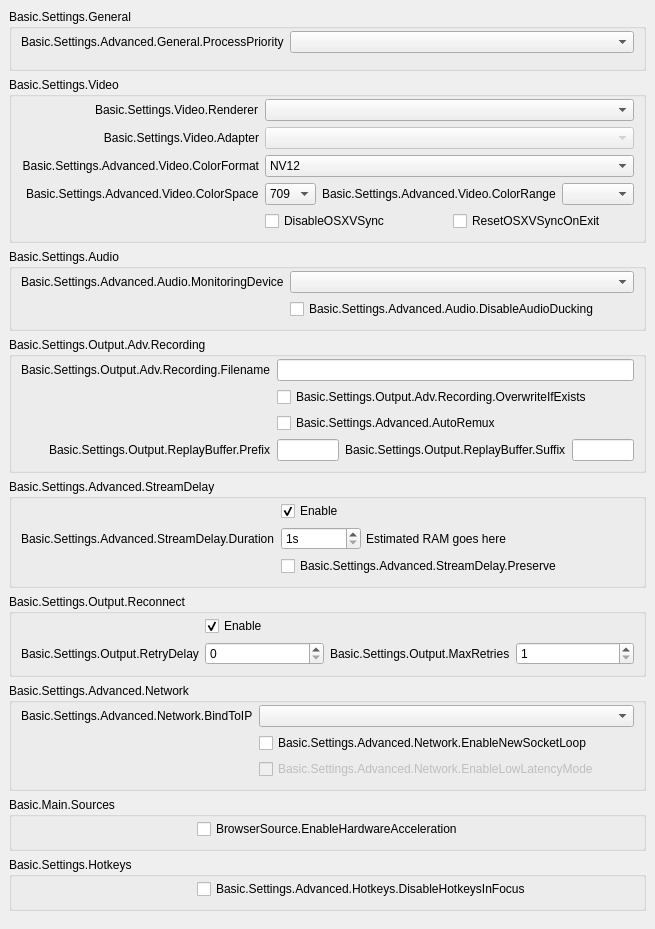
           <widget class="QWidget" name="scrollAreaWidgetContents">
            <property name="geometry">
             <rect>
              <x>0</x>
              <y>0</y>
              <width>594</width>
              <height>807</height>
             </rect>
            </property>
            <layout class="QVBoxLayout" name="verticalLayout_23">
             <property name="leftMargin">
              <number>0</number>
             </property>
             <property name="topMargin">
              <number>0</number>
             </property>
             <property name="rightMargin">
              <number>0</number>
             </property>
             <property name="bottomMargin">
              <number>9</number>
             </property>
             <item>
              <widget class="QWidget" name="widget_11" native="true">
               <layout class="QVBoxLayout" name="verticalLayout_24">
                <item>
                 <widget class="QGroupBox" name="advancedGeneralGroupBox">
                  <property name="title">
                   <string>Basic.Settings.General</string>
                  </property>
                  <layout class="QFormLayout" name="formLayout_22">
                   <property name="fieldGrowthPolicy">
                    <enum>QFormLayout::AllNonFixedFieldsGrow</enum>
                   </property>
                   <property name="labelAlignment">
                    <set>Qt::AlignRight|Qt::AlignTrailing|Qt::AlignVCenter</set>
                   </property>
                   <property name="topMargin">
                    <number>2</number>
                   </property>
                   <item row="0" column="0">
                    <widget class="QLabel" name="processPriorityLabel">
                     <property name="text">
                      <string>Basic.Settings.Advanced.General.ProcessPriority</string>
                     </property>
                     <property name="buddy">
                      <cstring>processPriority</cstring>
                     </property>
                    </widget>
                   </item>
                   <item row="0" column="1">
                    <widget class="QComboBox" name="processPriority"/>
                   </item>
                   <item row="1" column="0">
                    <spacer name="horizontalSpacer_13">
                     <property name="orientation">
                      <enum>Qt::Horizontal</enum>
                     </property>
                     <property name="sizeHint" stdset="0">
                      <size>
                       <width>170</width>
                       <height>0</height>
                      </size>
                     </property>
                    </spacer>
                   </item>
                  </layout>
                 </widget>
                </item>
                <item>
                 <widget class="QGroupBox" name="advancedVideoContainer">
                  <property name="title">
                   <string>Basic.Settings.Video</string>
                  </property>
                  <layout class="QFormLayout" name="formLayout_14">
                   <property name="fieldGrowthPolicy">
                    <enum>QFormLayout::AllNonFixedFieldsGrow</enum>
                   </property>
                   <property name="labelAlignment">
                    <set>Qt::AlignRight|Qt::AlignTrailing|Qt::AlignVCenter</set>
                   </property>
                   <property name="topMargin">
                    <number>2</number>
                   </property>
                   <item row="0" column="0">
                    <widget class="QLabel" name="rendererLabel">
                     <property name="text">
                      <string>Basic.Settings.Video.Renderer</string>
                     </property>
                     <property name="buddy">
                      <cstring>renderer</cstring>
                     </property>
                    </widget>
                   </item>
                   <item row="0" column="1">
                    <widget class="QComboBox" name="renderer">
                     <property name="currentText">
                      <string notr="true"/>
                     </property>
                    </widget>
                   </item>
                   <item row="1" column="0">
                    <widget class="QLabel" name="adapterLabel">
                     <property name="text">
                      <string>Basic.Settings.Video.Adapter</string>
                     </property>
                     <property name="alignment">
                      <set>Qt::AlignRight|Qt::AlignTrailing|Qt::AlignVCenter</set>
                     </property>
                     <property name="buddy">
                      <cstring>adapter</cstring>
                     </property>
                    </widget>
                   </item>
                   <item row="1" column="1">
                    <widget class="QComboBox" name="adapter">
                     <property name="enabled">
                      <bool>false</bool>
                     </property>
                     <property name="currentText">
                      <string notr="true"/>
                     </property>
                    </widget>
                   </item>
                   <item row="2" column="0">
                    <widget class="QLabel" name="label_30">
                     <property name="minimumSize">
                      <size>
                       <width>0</width>
                       <height>0</height>
                      </size>
                     </property>
                     <property name="text">
                      <string>Basic.Settings.Advanced.Video.ColorFormat</string>
                     </property>
                     <property name="alignment">
                      <set>Qt::AlignRight|Qt::AlignTrailing|Qt::AlignVCenter</set>
                     </property>
                     <property name="buddy">
                      <cstring>colorFormat</cstring>
                     </property>
                    </widget>
                   </item>
                   <item row="2" column="1">
                    <widget class="QComboBox" name="colorFormat">
                     <item>
                      <property name="text">
                       <string notr="true">NV12</string>
                      </property>
                     </item>
                     <item>
                      <property name="text">
                       <string notr="true">I420</string>
                      </property>
                     </item>
                     <item>
                      <property name="text">
                       <string>I444</string>
                      </property>
                     </item>
                     <item>
                      <property name="text">
                       <string notr="true">RGB</string>
                      </property>
                     </item>
                    </widget>
                   </item>
                   <item row="4" column="1">
                    <layout class="QHBoxLayout" name="horizontalLayout_18">
                     <property name="leftMargin">
                      <number>0</number>
                     </property>
                     <property name="topMargin">
                      <number>0</number>
                     </property>
                     <property name="rightMargin">
                      <number>0</number>
                     </property>
                     <property name="bottomMargin">
                      <number>0</number>
                     </property>
                     <item>
                      <widget class="QCheckBox" name="disableOSXVSync">
                       <property name="text">
                        <string>DisableOSXVSync</string>
                       </property>
                      </widget>
                     </item>
                     <item>
                      <widget class="QCheckBox" name="resetOSXVSync">
                       <property name="text">
                        <string>ResetOSXVSyncOnExit</string>
                       </property>
                      </widget>
                     </item>
                    </layout>
                   </item>
                   <item row="3" column="1">
                    <layout class="QHBoxLayout" name="horizontalLayout_20">
                     <property name="leftMargin">
                      <number>0</number>
                     </property>
                     <property name="topMargin">
                      <number>0</number>
                     </property>
                     <property name="rightMargin">
                      <number>0</number>
                     </property>
                     <property name="bottomMargin">
                      <number>0</number>
                     </property>
                     <item>
                      <widget class="QComboBox" name="colorSpace">
                       <item>
                        <property name="text">
                         <string notr="true">709</string>
                        </property>
                       </item>
                       <item>
                        <property name="text">
                         <string notr="true">601</string>
                        </property>
                       </item>
                      </widget>
                     </item>
                     <item>
                      <widget class="QLabel" name="label_34">
                       <property name="sizePolicy">
                        <sizepolicy hsizetype="Maximum" vsizetype="Preferred">
                         <horstretch>0</horstretch>
                         <verstretch>0</verstretch>
                        </sizepolicy>
                       </property>
                       <property name="text">
                        <string>Basic.Settings.Advanced.Video.ColorRange</string>
                       </property>
                       <property name="buddy">
                        <cstring>colorRange</cstring>
                       </property>
                      </widget>
                     </item>
                     <item>
                      <widget class="QComboBox" name="colorRange"/>
                     </item>
                    </layout>
                   </item>
                   <item row="3" column="0">
                    <widget class="QLabel" name="label_33">
                     <property name="text">
                      <string>Basic.Settings.Advanced.Video.ColorSpace</string>
                     </property>
                     <property name="buddy">
                      <cstring>colorSpace</cstring>
                     </property>
                    </widget>
                   </item>
                   <item row="4" column="0">
                    <spacer name="horizontalSpacer_12">
                     <property name="orientation">
                      <enum>Qt::Horizontal</enum>
                     </property>
                     <property name="sizeHint" stdset="0">
                      <size>
                       <width>170</width>
                       <height>20</height>
                      </size>
                     </property>
                    </spacer>
                   </item>
                  </layout>
                 </widget>
                </item>
                <item>
                 <widget class="QGroupBox" name="advAudioGroupBox">
                  <property name="title">
                   <string>Basic.Settings.Audio</string>
                  </property>
                  <layout class="QFormLayout" name="formLayout_27">
                   <property name="fieldGrowthPolicy">
                    <enum>QFormLayout::AllNonFixedFieldsGrow</enum>
                   </property>
                   <property name="labelAlignment">
                    <set>Qt::AlignRight|Qt::AlignTrailing|Qt::AlignVCenter</set>
                   </property>
                   <property name="topMargin">
                    <number>2</number>
                   </property>
                   <item row="0" column="0">
                    <widget class="QLabel" name="monitoringDeviceLabel">
                     <property name="text">
                      <string>Basic.Settings.Advanced.Audio.MonitoringDevice</string>
                     </property>
                     <property name="buddy">
                      <cstring>monitoringDevice</cstring>
                     </property>
                    </widget>
                   </item>
                   <item row="0" column="1">
                    <widget class="QComboBox" name="monitoringDevice"/>
                   </item>
                   <item row="1" column="1">
                    <widget class="QCheckBox" name="disableAudioDucking">
                     <property name="text">
                      <string>Basic.Settings.Advanced.Audio.DisableAudioDucking</string>
                     </property>
                    </widget>
                   </item>
                   <item row="1" column="0">
                    <spacer name="horizontalSpacer_11">
                     <property name="orientation">
                      <enum>Qt::Horizontal</enum>
                     </property>
                     <property name="sizeHint" stdset="0">
                      <size>
                       <width>170</width>
                       <height>20</height>
                      </size>
                     </property>
                    </spacer>
                   </item>
                  </layout>
                 </widget>
                </item>
                <item>
                 <widget class="QGroupBox" name="groupBox_6">
                  <property name="title">
                   <string>Basic.Settings.Output.Adv.Recording</string>
                  </property>
                  <layout class="QFormLayout" name="formLayout_17">
                   <property name="fieldGrowthPolicy">
                    <enum>QFormLayout::AllNonFixedFieldsGrow</enum>
                   </property>
                   <property name="labelAlignment">
                    <set>Qt::AlignRight|Qt::AlignTrailing|Qt::AlignVCenter</set>
                   </property>
                   <property name="topMargin">
                    <number>2</number>
                   </property>
                   <item row="0" column="0">
                    <widget class="QLabel" name="label_7">
                     <property name="text">
                      <string>Basic.Settings.Output.Adv.Recording.Filename</string>
                     </property>
                     <property name="buddy">
                      <cstring>filenameFormatting</cstring>
                     </property>
                    </widget>
                   </item>
                   <item row="0" column="1">
                    <widget class="QLineEdit" name="filenameFormatting"/>
                   </item>
                   <item row="1" column="1">
                    <widget class="QCheckBox" name="overwriteIfExists">
                     <property name="text">
                      <string>Basic.Settings.Output.Adv.Recording.OverwriteIfExists</string>
                     </property>
                    </widget>
                   </item>
                   <item row="3" column="1">
                    <layout class="QHBoxLayout" name="horizontalLayout_14">
                     <property name="leftMargin">
                      <number>0</number>
                     </property>
                     <property name="topMargin">
                      <number>0</number>
                     </property>
                     <property name="rightMargin">
                      <number>0</number>
                     </property>
                     <property name="bottomMargin">
                      <number>0</number>
                     </property>
                     <item>
                      <widget class="QLineEdit" name="simpleRBPrefix"/>
                     </item>
                     <item>
                      <widget class="QLabel" name="label_58">
                       <property name="text">
                        <string>Basic.Settings.Output.ReplayBuffer.Suffix</string>
                       </property>
                       <property name="buddy">
                        <cstring>simpleRBSuffix</cstring>
                       </property>
                      </widget>
                     </item>
                     <item>
                      <widget class="QLineEdit" name="simpleRBSuffix"/>
                     </item>
                    </layout>
                   </item>
                   <item row="3" column="0">
                    <widget class="QLabel" name="label_57">
                     <property name="text">
                      <string>Basic.Settings.Output.ReplayBuffer.Prefix</string>
                     </property>
                     <property name="buddy">
                      <cstring>simpleRBPrefix</cstring>
                     </property>
                    </widget>
                   </item>
                   <item row="1" column="0">
                    <spacer name="horizontalSpacer_10">
                     <property name="orientation">
                      <enum>Qt::Horizontal</enum>
                     </property>
                     <property name="sizeHint" stdset="0">
                      <size>
                       <width>170</width>
                       <height>20</height>
                      </size>
                     </property>
                    </spacer>
                   </item>
                   <item row="2" column="1">
                    <widget class="QCheckBox" name="autoRemux">
                     <property name="text">
                      <string>Basic.Settings.Advanced.AutoRemux</string>
                     </property>
                    </widget>
                   </item>
                   <item row="2" column="0">
                    <spacer name="horizontalSpacer_16">
                     <property name="orientation">
                      <enum>Qt::Horizontal</enum>
                     </property>
                     <property name="sizeHint" stdset="0">
                      <size>
                       <width>40</width>
                       <height>20</height>
                      </size>
                     </property>
                    </spacer>
                   </item>
                  </layout>
                 </widget>
                </item>
                <item>
                 <widget class="QGroupBox" name="groupBox_5">
                  <property name="title">
                   <string>Basic.Settings.Advanced.StreamDelay</string>
                  </property>
                  <layout class="QFormLayout" name="formLayout_18">
                   <property name="fieldGrowthPolicy">
                    <enum>QFormLayout::AllNonFixedFieldsGrow</enum>
                   </property>
                   <property name="labelAlignment">
                    <set>Qt::AlignRight|Qt::AlignTrailing|Qt::AlignVCenter</set>
                   </property>
                   <property name="topMargin">
                    <number>2</number>
                   </property>
                   <item row="1" column="0">
                    <widget class="QLabel" name="label_56">
                     <property name="text">
                      <string>Basic.Settings.Advanced.StreamDelay.Duration</string>
                     </property>
                     <property name="buddy">
                      <cstring>streamDelaySec</cstring>
                     </property>
                    </widget>
                   </item>
                   <item row="1" column="1">
                    <widget class="QWidget" name="widget_12" native="true">
                     <property name="enabled">
                      <bool>true</bool>
                     </property>
                     <layout class="QHBoxLayout" name="horizontalLayout_13">
                      <property name="spacing">
                       <number>5</number>
                      </property>
                      <property name="leftMargin">
                       <number>0</number>
                      </property>
                      <property name="topMargin">
                       <number>0</number>
                      </property>
                      <property name="rightMargin">
                       <number>0</number>
                      </property>
                      <property name="bottomMargin">
                       <number>0</number>
                      </property>
                      <item>
                       <widget class="QSpinBox" name="streamDelaySec">
                        <property name="enabled">
                         <bool>true</bool>
                        </property>
                        <property name="sizePolicy">
                         <sizepolicy hsizetype="Maximum" vsizetype="Fixed">
                          <horstretch>0</horstretch>
                          <verstretch>0</verstretch>
                         </sizepolicy>
                        </property>
                        <property name="minimumSize">
                         <size>
                          <width>80</width>
                          <height>0</height>
                         </size>
                        </property>
                        <property name="suffix">
                         <string notr="true">s</string>
                        </property>
                        <property name="minimum">
                         <number>1</number>
                        </property>
                        <property name="maximum">
                         <number>1800</number>
                        </property>
                       </widget>
                      </item>
                      <item>
                       <widget class="QLabel" name="streamDelayInfo">
                        <property name="text">
                         <string notr="true">Estimated RAM goes here</string>
                        </property>
                       </widget>
                      </item>
                     </layout>
                    </widget>
                   </item>
                   <item row="2" column="1">
                    <widget class="QCheckBox" name="streamDelayPreserve">
                     <property name="text">
                      <string>Basic.Settings.Advanced.StreamDelay.Preserve</string>
                     </property>
                    </widget>
                   </item>
                   <item row="0" column="1">
                    <widget class="QCheckBox" name="streamDelayEnable">
                     <property name="text">
                      <string>Enable</string>
                     </property>
                     <property name="checked">
                      <bool>true</bool>
                     </property>
                    </widget>
                   </item>
                   <item row="2" column="0">
                    <spacer name="horizontalSpacer_9">
                     <property name="orientation">
                      <enum>Qt::Horizontal</enum>
                     </property>
                     <property name="sizeHint" stdset="0">
                      <size>
                       <width>170</width>
                       <height>20</height>
                      </size>
                     </property>
                    </spacer>
                   </item>
                  </layout>
                 </widget>
                </item>
                <item>
                 <widget class="QGroupBox" name="groupBox_7">
                  <property name="title">
                   <string>Basic.Settings.Output.Reconnect</string>
                  </property>
                  <layout class="QFormLayout" name="formLayout_19">
                   <property name="fieldGrowthPolicy">
                    <enum>QFormLayout::AllNonFixedFieldsGrow</enum>
                   </property>
                   <property name="labelAlignment">
                    <set>Qt::AlignRight|Qt::AlignTrailing|Qt::AlignVCenter</set>
                   </property>
                   <property name="topMargin">
                    <number>2</number>
                   </property>
                   <item row="0" column="1">
                    <widget class="QCheckBox" name="reconnectEnable">
                     <property name="text">
                      <string>Enable</string>
                     </property>
                     <property name="checked">
                      <bool>true</bool>
                     </property>
                    </widget>
                   </item>
                   <item row="1" column="1">
                    <layout class="QHBoxLayout" name="horizontalLayout_19">
                     <property name="leftMargin">
                      <number>0</number>
                     </property>
                     <property name="topMargin">
                      <number>0</number>
                     </property>
                     <property name="rightMargin">
                      <number>0</number>
                     </property>
                     <property name="bottomMargin">
                      <number>0</number>
                     </property>
                     <item>
                      <widget class="QSpinBox" name="reconnectRetryDelay">
                       <property name="maximum">
                        <number>30</number>
                       </property>
                      </widget>
                     </item>
                     <item>
                      <widget class="QLabel" name="label_22">
                       <property name="sizePolicy">
                        <sizepolicy hsizetype="Maximum" vsizetype="Preferred">
                         <horstretch>0</horstretch>
                         <verstretch>0</verstretch>
                        </sizepolicy>
                       </property>
                       <property name="text">
                        <string>Basic.Settings.Output.MaxRetries</string>
                       </property>
                       <property name="buddy">
                        <cstring>reconnectMaxRetries</cstring>
                       </property>
                      </widget>
                     </item>
                     <item>
                      <widget class="QSpinBox" name="reconnectMaxRetries">
                       <property name="minimum">
                        <number>1</number>
                       </property>
                       <property name="maximum">
                        <number>10000</number>
                       </property>
                      </widget>
                     </item>
                    </layout>
                   </item>
                   <item row="1" column="0">
                    <widget class="QLabel" name="label_17">
                     <property name="text">
                      <string>Basic.Settings.Output.RetryDelay</string>
                     </property>
                     <property name="buddy">
                      <cstring>reconnectRetryDelay</cstring>
                     </property>
                    </widget>
                   </item>
                   <item row="0" column="0">
                    <spacer name="horizontalSpacer_8">
                     <property name="orientation">
                      <enum>Qt::Horizontal</enum>
                     </property>
                     <property name="sizeHint" stdset="0">
                      <size>
                       <width>170</width>
                       <height>20</height>
                      </size>
                     </property>
                    </spacer>
                   </item>
                  </layout>
                 </widget>
                </item>
                <item>
                 <widget class="QGroupBox" name="advNetworkGroupBox">
                  <property name="title">
                   <string>Basic.Settings.Advanced.Network</string>
                  </property>
                  <layout class="QFormLayout" name="formLayout_23">
                   <property name="fieldGrowthPolicy">
                    <enum>QFormLayout::AllNonFixedFieldsGrow</enum>
                   </property>
                   <property name="labelAlignment">
                    <set>Qt::AlignRight|Qt::AlignTrailing|Qt::AlignVCenter</set>
                   </property>
                   <property name="topMargin">
                    <number>2</number>
                   </property>
                   <item row="0" column="0">
                    <widget class="QLabel" name="label_27">
                     <property name="text">
                      <string>Basic.Settings.Advanced.Network.BindToIP</string>
                     </property>
                     <property name="buddy">
                      <cstring>bindToIP</cstring>
                     </property>
                    </widget>
                   </item>
                   <item row="0" column="1">
                    <widget class="QComboBox" name="bindToIP"/>
                   </item>
                   <item row="1" column="1">
                    <widget class="QCheckBox" name="enableNewSocketLoop">
                     <property name="text">
                      <string>Basic.Settings.Advanced.Network.EnableNewSocketLoop</string>
                     </property>
                    </widget>
                   </item>
                   <item row="2" column="1">
                    <widget class="QCheckBox" name="enableLowLatencyMode">
                     <property name="enabled">
                      <bool>false</bool>
                     </property>
                     <property name="text">
                      <string>Basic.Settings.Advanced.Network.EnableLowLatencyMode</string>
                     </property>
                    </widget>
                   </item>
                   <item row="1" column="0">
                    <spacer name="horizontalSpacer_7">
                     <property name="orientation">
                      <enum>Qt::Horizontal</enum>
                     </property>
                     <property name="sizeHint" stdset="0">
                      <size>
                       <width>170</width>
                       <height>20</height>
                      </size>
                     </property>
                    </spacer>
                   </item>
                  </layout>
                 </widget>
                </item>
                <item>
                 <widget class="QGroupBox" name="sourcesGroup">
                  <property name="title">
                   <string>Basic.Main.Sources</string>
                  </property>
                  <layout class="QFormLayout" name="formLayout_34">
                   <property name="topMargin">
                    <number>2</number>
                   </property>
                   <item row="0" column="0">
                    <spacer name="horizontalSpacer_15">
                     <property name="orientation">
                      <enum>Qt::Horizontal</enum>
                     </property>
                     <property name="sizeHint" stdset="0">
                      <size>
                       <width>170</width>
                       <height>20</height>
                      </size>
                     </property>
                    </spacer>
                   </item>
                   <item row="0" column="1">
                    <widget class="QCheckBox" name="browserHWAccel">
                     <property name="text">
                      <string>BrowserSource.EnableHardwareAcceleration</string>
                     </property>
                    </widget>
                   </item>
                  </layout>
                 </widget>
                </item>
                <item>
                 <widget class="QGroupBox" name="groupBox_17">
                  <property name="title">
                   <string>Basic.Settings.Hotkeys</string>
                  </property>
                  <layout class="QFormLayout" name="formLayout_33">
                   <property name="topMargin">
                    <number>2</number>
                   </property>
                   <item row="0" column="1">
                    <widget class="QCheckBox" name="disableFocusHotkeys">
                     <property name="text">
                      <string>Basic.Settings.Advanced.Hotkeys.DisableHotkeysInFocus</string>
                     </property>
                    </widget>
                   </item>
                   <item row="0" column="0">
                    <spacer name="horizontalSpacer_14">
                     <property name="orientation">
                      <enum>Qt::Horizontal</enum>
                     </property>
                     <property name="sizeHint" stdset="0">
                      <size>
                       <width>170</width>
                       <height>20</height>
                      </size>
                     </property>
                    </spacer>
                   </item>
                  </layout>
                 </widget>
                </item>
               </layout>
              </widget>
             </item>
            </layout>
           </widget>
